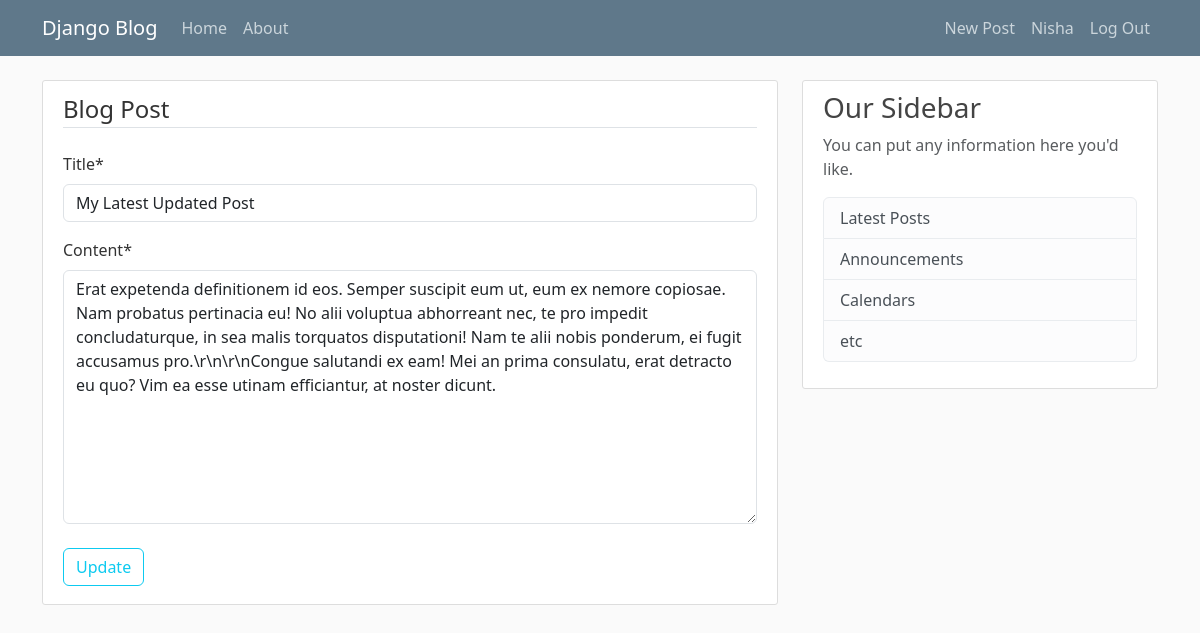
/post/32/update (signed in), run on the app's committed database.
### BlogApp/models.py (models this page shows, shortened)
class Post(models.Model):
    title = models.CharField(max_length=200)
    content = models.TextField()
    date_posted = models.DateTimeField(default=timezone.now)
    author = models.ForeignKey(User, on_delete=models.CASCADE)

### BlogApp/views.py (the view, shortened to what this page needs)
# urls.py: path('post/<int:pk>/update', PostUpdateView.as_view(), name='post-update'),
class PostUpdateView(LoginRequiredMixin ,UserPassesTestMixin , UpdateView):
    model = Post
    fields = ['title', 'content']
    template_name = 'BlogApp/post_update.html'
    def test_func(self):
        post = self.get_object()
        if self.request.user == post.author:
            return True
        return messages.warning(self.request , 'You are not allowed to update this post!')

### BlogApp/templates/BlogApp/post_update.html (shortened to what this page needs)
{% extends 'BlogApp/home.html' %} {% load crispy_forms_tags %} {% block content %}
<div class="content-section">
	<form action="" method="POST">
		<fieldset class="form-group">
			<legend class="border-bottom mb-4">Blog Post</legend>
			{{form|crispy}}
		</fieldset>
		<div class="form-group">
			<button class="btn btn-outline-info my-2" type="submit">Update</button>
		</div>
	</form>
</div>
{% endblock content %}

### BlogApp/templates/BlogApp/base.html (shortened to what this page needs)
{% load static %}
<!DOCTYPE html>
<html lang="en">
	<head>
		<link
			href="https://cdn.jsdelivr.net/npm/bootstrap@5.3.3/dist/css/bootstrap.min.css"
			rel="stylesheet"
		/>
        <link rel="stylesheet" type="text/css" href="{% static 'BlogApp/main.css' %}" />
	</head>
	<body>
         <header class="site-header">
            <nav class="navbar navbar-expand-md navbar-dark bg-steel fixed-top">
                <div class="container">
                    <a class="navbar-brand mr-4" href="{% url 'blog-home' %}">Django Blog</a>
                    <div class="collapse navbar-collapse d-flex justify-content-between " id="navbarToggle">
                        <div class="navbar-nav ">
                            <a class="nav-item nav-link" href="{% url 'blog-home' %}">Home</a>
                            <a class="nav-item nav-link" href="{% url 'blog-about' %}">About</a>
                        </div>
                        <div class="navbar-nav ">
                            {% if user.is_authenticated %}
                                <a class="nav-item nav-link" href="{% url 'post-create' %}"> New Post </a>
                                <a class="nav-item nav-link" href="{% url 'profile' %}">{{user.username|title}}</a>
                                <form action="{% url 'logout' %}" method="POST">
                                    <button class="nav-item nav-link" type="submit">Log Out</button>
                                </form>
                            {% else %}
                                <a class="nav-item nav-link" href="{% url 'login' %}">Login</a>
                                <a class="nav-item nav-link" href="{% url 'register' %}">Register</a>
                            {% endif %}
                        </div>
                    </div>
                </div>
            </nav>
        </header>
        <main role="main" class="container">
            <div class="row">
                <div class="col-md-8">
                    {% block content %}
                    {% endblock %}
                </div>
                <div class="col-md-4">
                    <div class="content-section">
                        <h3>Our Sidebar</h3>
                        <p class='text-muted'>You can put any information here you'd like.
                        <ul class="list-group">
                            <li class="list-group-item list-group-item-light">Latest Posts</li>
                            <li class="list-group-item list-group-item-light">Announcements</li>
                            <li class="list-group-item list-group-item-light">Calendars</li>
                            <li class="list-group-item list-group-item-light">etc</li>
                        </ul>
                        </p>
                    </div>
                </div>
            </div>
        </main>
	</body>
</html>

### BlogApp/static/BlogApp/main.css (style rules this page uses)
body { background: #fafafa; color: #333333; margin-top: 5rem; }
h1, h2, h3, h4, h5, h6 { color: #444444; }
ul { margin: 0; }
.bg-steel { background-color: #5f788a; }
.site-header .navbar-nav .nav-link { color: #cbd5db; }
.content-section { background: #ffffff; padding: 10px 20px; border: 1px solid #dddddd; border-radius: 3px; margin-bottom: 20px; }

### data on the page
Post: title "My Latest Updated Post", content "Erat expetenda definitionem id eos. Semper suscipit eum ut, eum ex nemore copiosae. Nam probatus pertinacia eu! No alii voluptua abhorreant nec, te pro impedit concludaturque, in sea malis torquatos disputationi! Nam te alii nobis ponderum, ei fugit accusamus pro.\\r\\n\\r\\nCongue salutandi ex eam! Mei an prima consulatu, erat detracto eu quo? Vim ea esse utinam efficiantur, at noster dicunt."

### other printed values
{{ user.username|title }} "Nisha"
